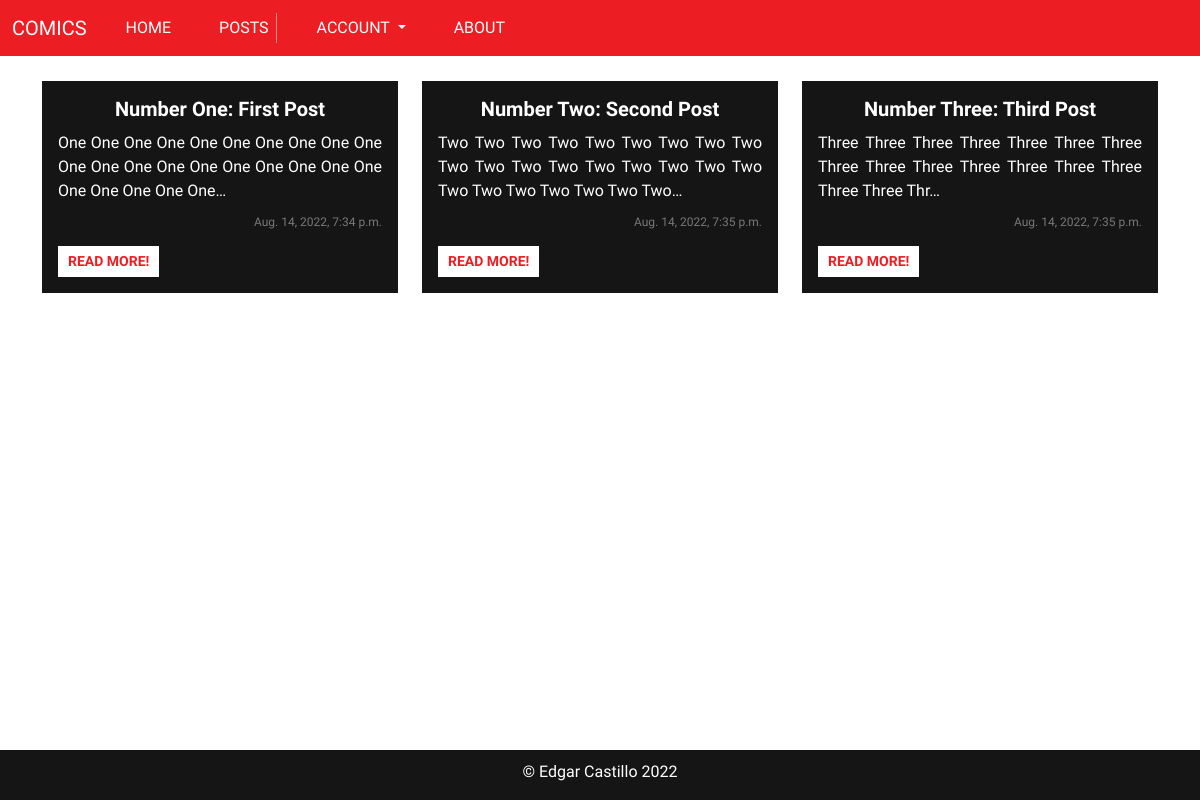
The app's page /posts/, older data.
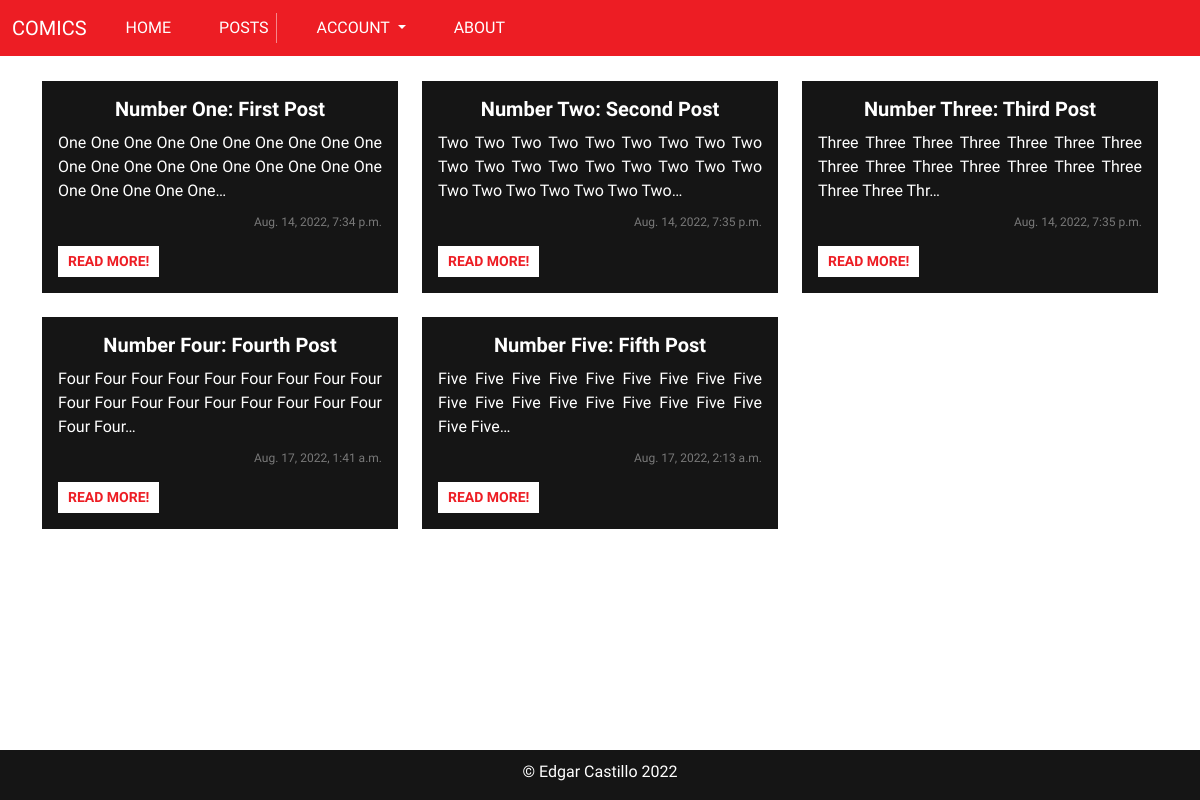
The same page, newer data.
### posts/models.py (models this page shows, shortened)
class Post(models.Model):
    title = models.CharField(max_length=256)
    subtitle = models.CharField(max_length=256)
    body = models.TextField()
    created_on = models.DateTimeField(auto_now_add=True)
    author = models.ForeignKey(
        get_user_model(),
        on_delete=models.CASCADE
    )

### posts/views.py (the view)
# urls.py: path('', views.PostListView.as_view(), name="post_list"),
class PostListView(ListView):
    template_name = "posts/list.html"
    model = Post

### templates/posts/list.html (shortened to what this page needs)
{% extends 'base.html' %}
{% block content %}
    <div class="container post-list">
        <div class="row row-cols-1 row-cols-md-3 g-4">
            {% for post in post_list %}
                <div class="col">
                <div class="card">
                    <div class="card-body">
                        <h5 class="card-title post-title">{{ post.title }}: {{ post.subtitle }}</h5>
                        <p class="card-text post-content">{{ post.body|truncatechars:100 }}</p>
                        <p class="card-text post-date text-end">{{ post.created_on }}</p>
                        <a href="{% url 'post_detail' post.id %}" class="card-text">Read more!</a>
                    </div>
                </div>
                </div>
            {% endfor %}
        </div>
    </div>
{% endblock content %}

### templates/base.html (shortened to what this page needs)
{% load static %}
<!DOCTYPE html>
<html lang="en">
<head>
    <link href="https://cdn.jsdelivr.net/npm/bootstrap@5.2.0/dist/css/bootstrap.min.css" rel="stylesheet">
    <link rel="stylesheet" href="{% static 'css/base.css' %}">
</head>
<body>
    <nav class="navbar navbar-expand-lg">
      <div class="container-fluid">
        <a class="navbar-brand"href="{% url 'home' %}">Comics</a>
        <div class="collapse navbar-collapse" id="navbarNavDropdown">
          <ul class="navbar-nav">
            <li class="nav-item">
              <a class="nav-link" aria-current="page" href="{% url 'home' %}">Home</a>
            </li>
            <li class="nav-item">
              <a class="nav-link" href="{% url 'post_list' %}">Posts</a>
            </li>
            {% if user.is_authenticated %}
              <li class="nav-item">
                <a class="nav-link" aria-current="page" href="{% url 'post_new' %}">New Post</a>
              </li>
              <li class="nav-item dropdown">
                <a class="nav-link dropdown-toggle" href="#" role="button" data-bs-toggle="dropdown" aria-expanded="false">
                  Account
                </a>
                <ul class="dropdown-menu" style="background-color: var(--black);">
                  <li><a class="dropdown-item" href="{% url 'password_change' %}">Change Password</a></li>
                  <li><a class="dropdown-item" href="{% url 'logout' %}">Log Out</a></li>
                </ul>
              </li>
            {% else %}
            <li class="nav-item dropdown">
              <a class="nav-link dropdown-toggle" href="#" role="button" data-bs-toggle="dropdown" aria-expanded="false">
                Account
              </a>
            </li>
            {% endif %}
            <li class="nav-item">
              <a class="nav-link" href="{% url 'about' %}">About</a>
            </li>
          </ul>
        </div>
      </div>
    </nav>
    {% block content %}
    {% endblock content %}
    <div class="footer">
      <p>&copy; Edgar Castillo 2022</p>
    </div>
</body>
</html>

### static/css/base.css (style rules this page uses)
body { font-family: "Roboto Condensed", sans-serif; margin: 0; padding: 0; display: flex; flex-direction: column; min-height: 100vh; }
p { margin: 0; padding: 0; }
:root { --red: #ed1d24; --black: #151515; }
.navbar { background-color: var(--red); }
.navbar a { text-transform: uppercase; color: white; }
.navbar .navbar-nav { margin-left: 15px; }
.navbar .nav-link { color: white; text-decoration: none; margin-right: 2rem; background: linear-gradient(to left, var(--red) 50%, white 50%) right; background-size: 250%; transition: 0.25s ease-out; padding: 0.2rem; }
.footer { flex: 0 0 50px; margin-top: auto; left: 0; bottom: 0; width: 100%; background-color: var(--black); color: white; text-align: center; padding: 10px 0; }
.container { margin-top: 25px; margin-bottom: 25px; }
.card { border-radius: 0; border: none; background-color: var(--black); color: white; }
.post-list .post-title { font-weight: bold; text-align: center; }
.post-list .post-content { margin-top: 10px; text-align: justify; }
.post-list .post-date { margin-top: 10px; font-size: 12px; color: #797979; margin-bottom: 15px; }
.post-list a { display: inline-block; font-size: 14px; text-transform: uppercase; text-decoration: none; color: var(--red); background-color: white; padding: 5px 10px; font-weight: bold; }

Row changes from the older to the newer data that the page shows:
added Post: title "Number Four", subtitle "Fourth Post", body "Four Four Four Four Four Four Four Four Four Four Four Four Four Four Four Four Four Four Four Four…", created_on "Aug. 17, 2022, 1:41 a.m."
added Post: title "Number Five", subtitle "Fifth Post", body "Five Five Five Five Five Five Five Five Five Five Five Five Five Five Five Five Five Five Five Five…", created_on "Aug. 17, 2022, 2:13 a.m."
